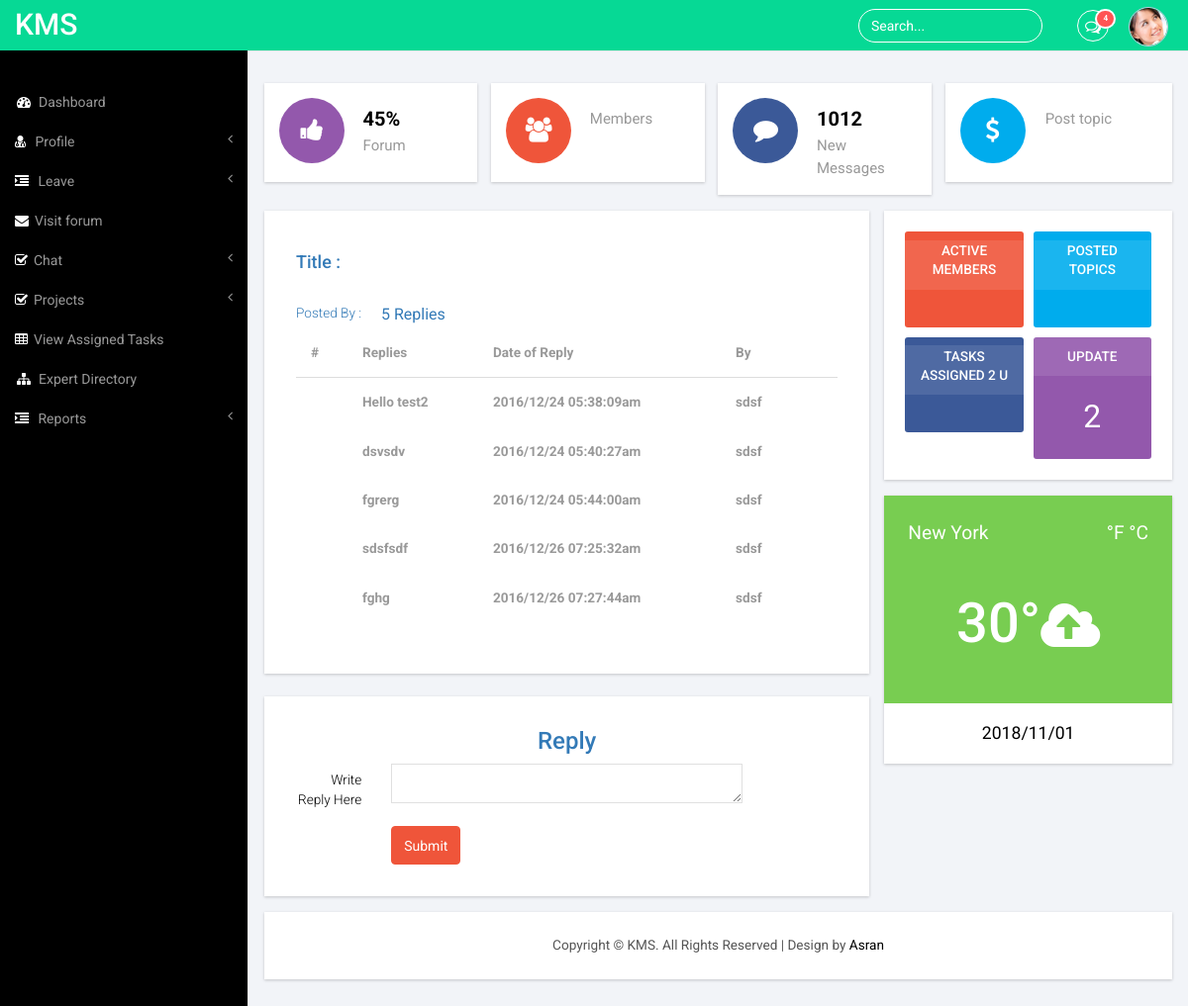
The page /user/view_reply.php (signed in) on the database its author committed.
### tables this page shows
CREATE TABLE IF NOT EXISTS `forum_reply` (
  `rid` int(11) NOT NULL AUTO_INCREMENT,
  `topic_id` int(11) NOT NULL,
  `user_name` varchar(255) NOT NULL,
  `reply` varchar(1000) NOT NULL,
  `date_reply` varchar(255) NOT NULL,
  PRIMARY KEY (`rid`)
);

### user/view_reply.php (the view, shortened to what this page needs)
<!DOCTYPE HTML>
<html>
<head>
<link href="css/bootstrap.min.css" rel='stylesheet' type='text/css' />
<link href="css/style.css" rel='stylesheet' type='text/css' />
<link href="css/lines.css" rel='stylesheet' type='text/css' />
<link href="css/font-awesome.css" rel="stylesheet">
<link href="css/custom.css" rel="stylesheet">
</head>
<body>
<div id="wrapper">
        <nav class="top1 navbar navbar-default navbar-static-top" role="navigation" style="margin-bottom: 0">
            <div class="navbar-header">
                <a class="navbar-brand" href="../index2.php">KMS</a>
            </div>
            <ul class="nav navbar-nav navbar-right">
				<li class="dropdown">
	        		<a href="#" class="dropdown-toggle" data-toggle="dropdown" aria-expanded="false"><i class="fa fa-comments-o"></i><span class="badge">4</span></a>
	      		</li>
			    <li class="dropdown">
	        		<a href="#" class="dropdown-toggle avatar" data-toggle="dropdown"><img src="images/1.png"><span class="badge"><?php echo $_SESSION['task'] ?></span></a>
	      		</li>
			</ul>
			<form class="navbar-form navbar-right">
              <input type="text" class="form-control" value="Search..." onfocus="this.value = '';" onblur="if (this.value == '') {this.value = 'Search...';}">
            </form>
              <div class="navbar-default sidebar" role="navigation">
                <div class="sidebar-nav navbar-collapse">
                    <ul class="nav" id="side-menu">
                        <li>
                            <a href="index.php"><i class="fa fa-dashboard fa-fw nav_icon"></i>Dashboard</a>
                        </li>
                        <li>
                            <a href="#"><i class="fa fa-user-md nav_icon"></i> Profile<span class="fa arrow"></span></a>
                        </li>
                        <li>
                            <a href="#"><i class="fa fa-indent nav_icon"></i> Leave<span class="fa arrow"></span></a>
                        </li>
                        <li>
                            <a href="forum_home.php"><i class="fa fa-envelope nav_icon"></i>Visit forum</a>
                        </li>
						 <li>
						  <a href="#"><i class="fa fa-check-square-o nav_icon"></i>Chat<span class="fa arrow"></span></a>
							</li>
                        <li>
                            <a href="#"><i class="fa fa-check-square-o nav_icon"></i>Projects<span class="fa arrow"></span></a>
                        </li>
                        <li>
                            <a href="assign_tasks.php"><i class="fa fa-table nav_icon"></i>View Assigned Tasks</a>
                        </li>
						     <li>
                            <a href="Expert_directry.php"><i class="fa fa-sitemap fa-fw nav_icon"></i>Expert Directory</a>
                        </li>
                        <li>
                            <a href="#"><i class="fa fa-indent nav_icon"></i> Reports<span class="fa arrow"></span></a>
                        </li>
                    </ul>
                </div>
            </div>
        </nav>
        <div id="page-wrapper">
        <div class="graphs">
     	<div class="col_3">
        	<div class="col-md-3 widget widget1">
        		<div class="r3_counter_box">
                    <i class="pull-left fa fa-thumbs-up icon-rounded"></i>
                    <div class="stats">
                      <h5><strong>45%</strong></h5>
                      <span>Forum</span>
                    </div>
                </div>
        	</div>
        	<div class="col-md-3 widget widget1">
        		<div class="r3_counter_box">
                    <a href="forum_members.php"><i class="pull-left fa fa-users user1 icon-rounded"></i><a>
                    <div class="stats">
                      <span>Members</span>
                    </div>
                </div>
        	</div>
        	<div class="col-md-3 widget widget1">
        		<div class="r3_counter_box">
                    <i class="pull-left fa fa-comment user2 icon-rounded"></i>
                    <div class="stats">
                      <h5><strong>1012</strong></h5>
                      <span>New Messages</span>
                    </div>
                </div>
        	</div>
        	<div class="col-md-3 widget">
        		<div class="r3_counter_box">
                   <a href="post_topic.php">  <i class="pull-left fa fa-dollar dollar1 icon-rounded"></i><a>
                    <div class="stats">
                      <span>Post topic</span>
                    </div>
                </div>
        	 </div>
      </div>
    <div class="content_bottom">
     <div class="col-md-8 span_3">
		  <div class="bs-example1" data-example-id="contextual-table">
		  <h4 >Title : <?php echo $_SESSION['title1'] ?></h4>
		  <label><?php echo $_SESSION['message1'] ?></label><br/>
		  <label  >Posted By :  <?php echo 	$_SESSION['user_name1'] ?></label>&emsp;
		    <table class="table">
		      <thead>
		        <tr>
		          <th>#</th>
		          <th>Replies </th>
		          <th>Date of Reply</th>
				  <th>By</th>
				  <th></th>
		        </tr>
		      </thead>
		      <tbody>
			  <?php
	$id=$_GET['id1'];
	$query="select * from forum_reply where topic_id='$id'";
	$result=mysql_query($query) or die("query failed <br><b>".mysql_error);
	while($row=mysql_fetch_array($result))
	{
		 echo "<tr><span id=venue2><th>","<th>",$row['reply'],"<th>",
				$row['date_reply'],"<th>",$row['user_name'],
				"</tr>";
}?>
		      </tbody>
		    </table>
		   </div>
		   <br/>
		   <div class="bs-example1" data-example-id="contextual-table">
		  <h3 class="text-center">Reply</h3>
		   <form   class="form-horizontal"   action="view_reply1.php" method="POST"  role="form" autocomplete="off">
								<div class="form-group">
									<label for="txtarea1"   class="col-sm-2 control-label">Write Reply Here</label>
									<div class="col-sm-8"><textarea name="txtarea1" id="txtarea1" cols="50" rows="4" class="form-control1"></textarea></div>
									<div class="col-sm-8"><input name="txt1" value="<?php echo $_GET['id1']; ?>"  type="hidden"  class="form-control1"/></div>
								</div>
			<div class="row">
			<div class="col-sm-8 col-sm-offset-2">
				<button type="submit" name="submit" class="btn-success btn">Submit</button>
			</div>
		</div>
		</form>
		   </div>
	   </div>
	   <div class="col-md-4 span_4">
		 <div class="col_2">
		  <div class="box_1">
		   <div class="col-md-6 col_1_of_2 span_1_of_2">
             <a class="tiles_info">
			    <div class="tiles-head red1">
			        <div class="text-center">Active Members</div>
			    </div>
			    <div class="tiles-body red"><?php echo $_SESSION['mem'] ?></div>
			 </a>
		   </div>
		      <div class="col-md-6 col_1_of_2 span_1_of_2">
              <a class="tiles_info tiles_blue">
			    <div class="tiles-head tw1">
			        <div class="text-center">Posted Topics</div>
			    </div>
			    <div class="tiles-body tw2"><?php echo $_SESSION['post'] ?></div>
			  </a>
		   </div>
		   <div class="clearfix"> </div>
		 </div>
		 <div class="box_1">
		   <div class="col-md-6 col_1_of_2 span_1_of_2">
             <a class="tiles_info">
			    <div class="tiles-head fb1">
			        <div class="text-center">Tasks Assigned 2 U </div>
			    </div>
			    <div class="tiles-body fb2"><?php echo $_SESSION['task'] ?></div>
			 </a>
		   </div>
		    <div class="col-md-6 col_1_of_2 span_1_of_2">
              <a class="tiles_info tiles_blue">
			    <div class="tiles-head tiles_blue1">
			        <div class="text-center">Update</div>
			    </div>
			    <div class="tiles-body blue1">2</div>
			  </a>
		   </div>
		   <div class="clearfix"> </div>
		   </div>
		  </div>
		  <div class="cloud">
			<div class="grid-date">
				<div class="date">
					<p class="date-in">New York</p>
					<span class="date-on">°F °C </span>
					<div class="clearfix"> </div>
				</div>
				<h4>30°<i class="fa fa-cloud-upload"> </i></h4>
			</div>
			<p class="monday"><?php echo date("Y/m/d ");?></p>
		  </div>
		</div>
	    </div>
		<div class="copy">
            <p>Copyright &copy; KMS. All Rights Reserved | Design by <a href="#">Asran</a> </p>
	    </div>
		</div>
       </div>
   </div>
</body>
</html>

### user/css/custom.css (style rules this page uses)
#wrapper { width: 100%; }
#page-wrapper { min-height: 568px; background-color: #fff; }
@media (min-width:768px) { #page-wrapper { position: inherit; margin: 0 0 0 250px; border-left: 1px solid #e7e7e7; } }
.sidebar .sidebar-nav.navbar-collapse { padding-right: 0; padding-left: 0; }
.sidebar .arrow { float: right; }
.sidebar .fa.arrow:before { content: "\f104"; }
@media (min-width:768px) { .sidebar { z-index: 1; position: absolute; width: 250px; margin-top: 51px; } }

### rows shown on the page
forum_reply: reply "Hello test2", date_reply "2016/12/24 05:38:09am", user_name "sdsf"
forum_reply: reply "dsvsdv", date_reply "2016/12/24 05:40:27am", user_name "sdsf"
forum_reply: reply "fgrerg", date_reply "2016/12/24 05:44:00am", user_name "sdsf"
forum_reply: reply "sdsfsdf", date_reply "2016/12/26 07:25:32am", user_name "sdsf"
forum_reply: reply "fghg", date_reply "2016/12/26 07:27:44am", user_name "sdsf"
